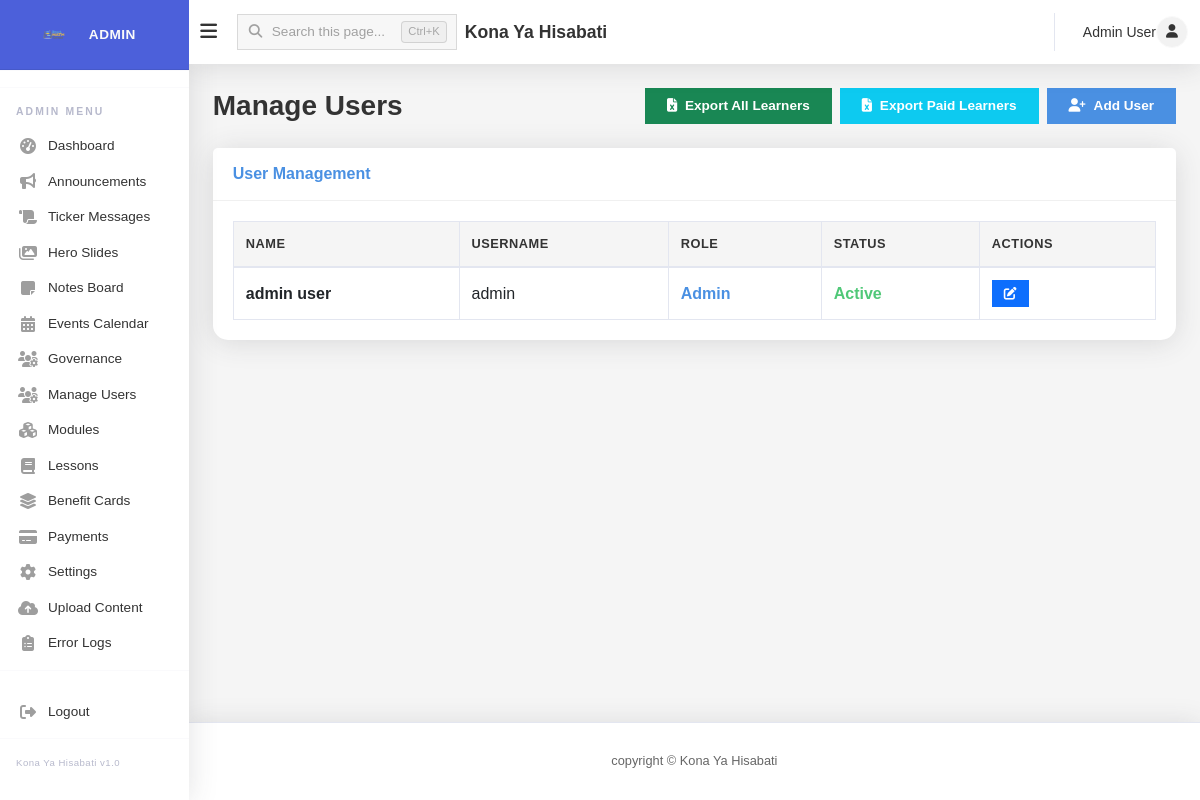
The page /admin/users.php (signed in) on the database its author committed.
### tables this page shows
CREATE TABLE IF NOT EXISTS users (
    user_id INT AUTO_INCREMENT PRIMARY KEY,
    username VARCHAR(50) NOT NULL,
    email VARCHAR(100) NULL,
    password VARCHAR(255) NOT NULL,
    role ENUM('admin', 'teacher', 'parent', 'learner') NOT NULL,
    first_name VARCHAR(50) NOT NULL,
    last_name VARCHAR(50) NOT NULL,
    profile_image VARCHAR(255) NULL,
    created_at TIMESTAMP DEFAULT CURRENT_TIMESTAMP,
    updated_at TIMESTAMP DEFAULT CURRENT_TIMESTAMP ON UPDATE CURRENT_TIMESTAMP,
    is_active TINYINT(1) DEFAULT 1,
    parent_id INT NULL,
    FOREIGN KEY (parent_id) REFERENCES users(user_id) ON DELETE SET NULL
);

### php/db_connection.php (called while the page is built, shortened)
<?php
class Database {
    private $host;
    private $db_name;
    private $username;
    private $password;
    private $charset = 'utf8mb4';
    private $pdo = null;
    public function __construct() {
        $envPath = __DIR__ . '/../.env';
        $env = [];
        $this->host = $env['DB_HOST'] ?? 'localhost';
        $this->db_name = $env['DB_NAME'] ?? 'smartmat_kona_hisabati';
        $this->username = $env['DB_USER'] ?? 'smartmat_kona';
        $this->password = $env['DB_PASS'] ?? 'kona2026$';
    }
    private function getConnection(): ?PDO {
        if ($this->pdo === null) {
            $dsn = "mysql:host={$this->host};dbname={$this->db_name};charset={$this->charset}";
            $options = [
                PDO::ATTR_ERRMODE => PDO::ERRMODE_EXCEPTION,
                PDO::ATTR_DEFAULT_FETCH_MODE => PDO::FETCH_ASSOC,
                PDO::ATTR_EMULATE_PREPARES => false,
                PDO::ATTR_STRINGIFY_FETCHES => false,
            ];
            try {
                $this->pdo = new PDO($dsn, $this->username, $this->password, $options);
            } catch (PDOException $e) {
                error_log('DB connect error: ' . $e->getMessage());
                throw new RuntimeException('Database connection failed.');
            }
        }
        return $this->pdo;
    }
    public function query(string $sql, array $params = []) {
        $pdo = $this->getConnection();
        $stmt = $pdo->prepare($sql);
        $stmt->execute($params);
        return $stmt;
    }
    public function fetchAll(string $sql, array $params = []): array {
        $stmt = $this->query($sql, $params);
        return $stmt->fetchAll();
    }
    public function execute(string $sql, array $params = []): bool {
        $pdo = $this->getConnection();
        $stmt = $pdo->prepare($sql);
        return $stmt->execute($params);
    }
}
$database = new Database();

### admin/users.php (the view, shortened to what this page needs)
<?php
require_once __DIR__ . '/../php/db_connection.php';
$all_users = $database->fetchAll("SELECT * FROM users ORDER BY created_at DESC");
?>
<!DOCTYPE html>
<html lang="en">
<head>
    <link href="https://cdn.jsdelivr.net/npm/bootstrap@5.3.0/dist/css/bootstrap.min.css" rel="stylesheet">
    <link rel="stylesheet" href="https://cdnjs.cloudflare.com/ajax/libs/font-awesome/6.4.0/css/all.min.css">
    <link rel="stylesheet" href="../css/style.css">
</head>
<body class="dashboard-body"><?php include '../php/includes/dashboard-start.php'; ?>
        <div class="d-flex flex-wrap justify-content-between align-items-center mb-4 gap-3">
            <h1 class="h3 mb-0 text-gray-800" style="font-family:'Poppins',sans-serif;font-weight:700;">Manage Users</h1>
            <div class="d-flex gap-2">
                <a href="export-learners?mode=all" class="btn btn-success" style="border:none;border-radius:50px;padding:8px 22px;font-family:'Poppins',sans-serif;font-weight:600;font-size:0.85rem;">
                    <i class="fas fa-file-excel me-1"></i> Export All Learners
                </a>
                <a href="export-learners?mode=paid" class="btn btn-info text-white" style="border:none;border-radius:50px;padding:8px 22px;font-family:'Poppins',sans-serif;font-weight:600;font-size:0.85rem;">
                    <i class="fas fa-file-excel me-1"></i> Export Paid Learners
                </a>
                <button type="button" class="btn btn-primary" data-bs-toggle="modal" data-bs-target="#addUserModal" style="background:var(--primary-blue);border:none;border-radius:50px;padding:8px 22px;font-family:'Poppins',sans-serif;font-weight:600;font-size:0.85rem;">
                    <i class="fas fa-user-plus me-2"></i>Add User
                </button>
            </div>
        </div>
        <div class="card mb-4">
            <div class="card-header py-3 d-flex flex-row align-items-center justify-content-between">
                <h6 class="m-0 font-weight-bold" style="color:var(--primary-blue);">User Management</h6>
            </div>
            <div class="card-body">
                <div class="table-responsive">
                    <table class="table table-bordered" width="100%" cellspacing="0">
                        <thead>
                            <tr>
                                <th>Name</th>
                                <th>Username</th>
                                <th>Role</th>
                                <th>Status</th>
                                <th>Actions</th>
                            </tr>
                        </thead>
                        <tbody>
                            <?php foreach ($all_users as $user): ?>
                            <tr>
                                <td style="font-weight:600;text-transform:lowercase"><?php echo htmlspecialchars($user['first_name'] . ' ' . $user['last_name']); ?></td>
                                <td><?php echo htmlspecialchars($user['username']); ?></td>
                                <td><span class="text-primary fw-semibold"><?php echo ucfirst($user['role']); ?></span></td>
                                <td>
                                    <?php if ($user['is_active']): ?>
                                        <span class="text-success fw-semibold">Active</span>
                                    <?php else: ?>
                                        <span class="text-danger fw-semibold">Inactive</span>
                                    <?php endif; ?>
                                </td>
                                <td>
                                    <button type="button" class="btn btn-primary btn-sm" style="border:none;border-radius:50px;padding:4px 12px;font-size:0.8rem;" onclick='editUser(<?php echo json_encode($user, JSON_HEX_APOS | JSON_HEX_QUOT); ?>)'><i class="fas fa-edit"></i></button>
                                </td>
                            </tr>
                            <?php endforeach; ?>
                        </tbody>
                    </table>
                </div>
            </div>
        </div>
<?php include '../php/includes/dashboard-end.php'; ?>
</body>
</html>

### rows shown on the page
users: first_name+last_name "admin user", username "admin", role "Admin", is_active "Active"

### other values the page prints
$subtitle "ADMIN"
$role_label "ADMIN"
$item['label'] "Dashboard"
$item['label'] "Announcements"
$item['label'] "Ticker Messages"
$item['label'] "Hero Slides"
$item['label'] "Notes Board"
$item['label'] "Events Calendar"
$item['label'] "Governance"
$item['label'] "Manage Users"
$item['label'] "Modules"
$item['label'] "Lessons"
$item['label'] "Benefit Cards"
$item['label'] "Payments"
$item['label'] "Settings"
